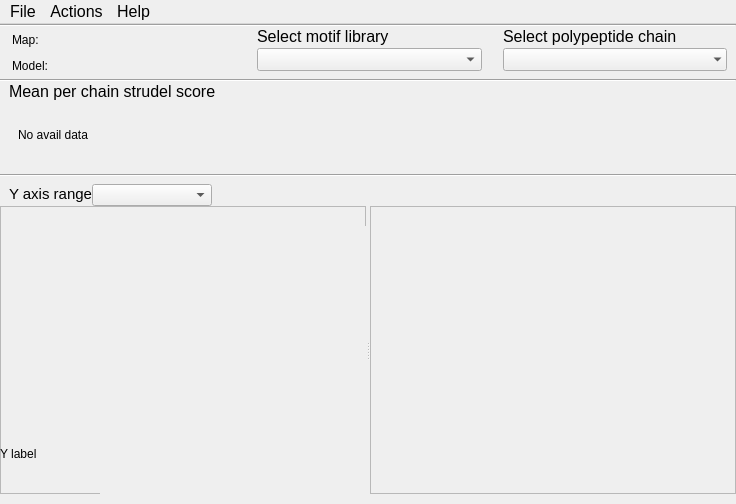
<?xml version="1.0" encoding="UTF-8"?>
<ui version="4.0">
 <class>MainWindow</class>
 <widget class="QMainWindow" name="MainWindow">
  <property name="enabled">
   <bool>true</bool>
  </property>
  <property name="geometry">
   <rect>
    <x>0</x>
    <y>0</y>
    <width>736</width>
    <height>504</height>
   </rect>
  </property>
  <property name="windowTitle">
   <string>MainWindow</string>
  </property>
  <widget class="QWidget" name="centralwidget">
   <layout class="QVBoxLayout" name="verticalLayout">
    <property name="spacing">
     <number>0</number>
    </property>
    <property name="sizeConstraint">
     <enum>QLayout::SetDefaultConstraint</enum>
    </property>
    <property name="leftMargin">
     <number>0</number>
    </property>
    <property name="topMargin">
     <number>0</number>
    </property>
    <property name="rightMargin">
     <number>0</number>
    </property>
    <property name="bottomMargin">
     <number>10</number>
    </property>
    <item>
     <widget class="Line" name="line1">
      <property name="orientation">
       <enum>Qt::Horizontal</enum>
      </property>
     </widget>
    </item>
    <item>
     <widget class="QWidget" name="selectors_widget" native="true">
      <property name="sizePolicy">
       <sizepolicy hsizetype="Preferred" vsizetype="Fixed">
        <horstretch>0</horstretch>
        <verstretch>0</verstretch>
       </sizepolicy>
      </property>
      <layout class="QHBoxLayout" name="horizontalLayout_3" stretch="1,1,1">
       <property name="spacing">
        <number>0</number>
       </property>
       <property name="leftMargin">
        <number>0</number>
       </property>
       <property name="topMargin">
        <number>0</number>
       </property>
       <property name="rightMargin">
        <number>0</number>
       </property>
       <property name="bottomMargin">
        <number>0</number>
       </property>
       <item>
        <widget class="QFrame" name="files_frame">
         <property name="frameShape">
          <enum>QFrame::NoFrame</enum>
         </property>
         <property name="frameShadow">
          <enum>QFrame::Raised</enum>
         </property>
         <layout class="QGridLayout" name="files_gridLayout" columnstretch="0">
          <property name="leftMargin">
           <number>12</number>
          </property>
          <property name="topMargin">
           <number>0</number>
          </property>
          <property name="bottomMargin">
           <number>0</number>
          </property>
          <property name="verticalSpacing">
           <number>0</number>
          </property>
          <item row="0" column="0">
           <widget class="QLabel" name="map_label">
            <property name="text">
             <string>Map:</string>
            </property>
           </widget>
          </item>
          <item row="1" column="0">
           <widget class="QLabel" name="model_label">
            <property name="text">
             <string>Model:</string>
            </property>
           </widget>
          </item>
         </layout>
        </widget>
       </item>
       <item>
        <widget class="QWidget" name="lib_select_widget" native="true">
         <property name="maximumSize">
          <size>
           <width>40000</width>
           <height>16777215</height>
          </size>
         </property>
         <layout class="QVBoxLayout" name="verticalLayout_3">
          <property name="spacing">
           <number>0</number>
          </property>
          <property name="leftMargin">
           <number>12</number>
          </property>
          <property name="topMargin">
           <number>0</number>
          </property>
          <property name="bottomMargin">
           <number>8</number>
          </property>
          <item>
           <widget class="QLabel" name="lib_label">
            <property name="font">
             <font>
              <pointsize>12</pointsize>
             </font>
            </property>
            <property name="styleSheet">
             <string notr="true"/>
            </property>
            <property name="text">
             <string>Select motif library</string>
            </property>
           </widget>
          </item>
          <item>
           <widget class="QComboBox" name="lib_comboBox">
            <property name="font">
             <font>
              <pointsize>12</pointsize>
             </font>
            </property>
            <property name="styleSheet">
             <string notr="true">padding: 0px; padding-left: 10px; margin-top: 2px;</string>
            </property>
            <property name="frame">
             <bool>true</bool>
            </property>
           </widget>
          </item>
         </layout>
        </widget>
       </item>
       <item>
        <widget class="QWidget" name="chain_select_widget" native="true">
         <property name="maximumSize">
          <size>
           <width>40000</width>
           <height>16777215</height>
          </size>
         </property>
         <layout class="QVBoxLayout" name="verticalLayout_4">
          <property name="spacing">
           <number>0</number>
          </property>
          <property name="leftMargin">
           <number>12</number>
          </property>
          <property name="topMargin">
           <number>0</number>
          </property>
          <property name="bottomMargin">
           <number>8</number>
          </property>
          <item>
           <widget class="QLabel" name="chain_label">
            <property name="font">
             <font>
              <pointsize>12</pointsize>
             </font>
            </property>
            <property name="text">
             <string>Select polypeptide chain</string>
            </property>
           </widget>
          </item>
          <item>
           <widget class="QComboBox" name="chain_comboBox">
            <property name="font">
             <font>
              <pointsize>12</pointsize>
             </font>
            </property>
            <property name="styleSheet">
             <string notr="true">padding: 0px; padding-left: 10px; margin-top: 2px;</string>
            </property>
            <property name="frame">
             <bool>false</bool>
            </property>
           </widget>
          </item>
         </layout>
        </widget>
       </item>
      </layout>
     </widget>
    </item>
    <item>
     <widget class="Line" name="line2">
      <property name="orientation">
       <enum>Qt::Horizontal</enum>
      </property>
     </widget>
    </item>
    <item>
     <widget class="QWidget" name="mean_score_main_widget" native="true">
      <property name="sizePolicy">
       <sizepolicy hsizetype="Preferred" vsizetype="Fixed">
        <horstretch>0</horstretch>
        <verstretch>0</verstretch>
       </sizepolicy>
      </property>
      <layout class="QVBoxLayout" name="verticalLayout_5">
       <property name="spacing">
        <number>0</number>
       </property>
       <property name="topMargin">
        <number>0</number>
       </property>
       <property name="bottomMargin">
        <number>5</number>
       </property>
       <item>
        <widget class="QLabel" name="mean_score_label">
         <property name="sizePolicy">
          <sizepolicy hsizetype="Preferred" vsizetype="Minimum">
           <horstretch>0</horstretch>
           <verstretch>0</verstretch>
          </sizepolicy>
         </property>
         <property name="font">
          <font>
           <pointsize>12</pointsize>
          </font>
         </property>
         <property name="text">
          <string>Mean per chain strudel score</string>
         </property>
        </widget>
       </item>
       <item>
        <widget class="QScrollArea" name="mean_score_scrollArea">
         <property name="frameShape">
          <enum>QFrame::NoFrame</enum>
         </property>
         <property name="widgetResizable">
          <bool>true</bool>
         </property>
         <widget class="QWidget" name="scrollAreaWidgetContents_2">
          <property name="geometry">
           <rect>
            <x>0</x>
            <y>0</y>
            <width>712</width>
            <height>76</height>
           </rect>
          </property>
          <layout class="QGridLayout" name="mean_score_gridLayout">
           <item row="0" column="0">
            <widget class="QLabel" name="label_3">
             <property name="text">
              <string>No avail data</string>
             </property>
            </widget>
           </item>
          </layout>
         </widget>
        </widget>
       </item>
      </layout>
     </widget>
    </item>
    <item>
     <widget class="Line" name="line3">
      <property name="orientation">
       <enum>Qt::Horizontal</enum>
      </property>
     </widget>
    </item>
    <item>
     <widget class="QWidget" name="y_axis_range_widget" native="true">
      <property name="sizePolicy">
       <sizepolicy hsizetype="Maximum" vsizetype="Maximum">
        <horstretch>0</horstretch>
        <verstretch>0</verstretch>
       </sizepolicy>
      </property>
      <layout class="QHBoxLayout" name="horizontalLayout_2">
       <property name="spacing">
        <number>0</number>
       </property>
       <property name="topMargin">
        <number>0</number>
       </property>
       <property name="bottomMargin">
        <number>0</number>
       </property>
       <item>
        <layout class="QHBoxLayout" name="horizontalLayout">
         <property name="spacing">
          <number>0</number>
         </property>
         <property name="topMargin">
          <number>5</number>
         </property>
         <item>
          <widget class="QLabel" name="y_axis_range_label">
           <property name="font">
            <font>
             <pointsize>11</pointsize>
            </font>
           </property>
           <property name="text">
            <string>Y axis range</string>
           </property>
          </widget>
         </item>
         <item>
          <widget class="QComboBox" name="y_axis_range_comboBox">
           <property name="minimumSize">
            <size>
             <width>120</width>
             <height>0</height>
            </size>
           </property>
           <property name="maximumSize">
            <size>
             <width>16777215</width>
             <height>1666666</height>
            </size>
           </property>
           <property name="font">
            <font>
             <pointsize>11</pointsize>
             <kerning>true</kerning>
            </font>
           </property>
           <property name="styleSheet">
            <string notr="true">padding: 0px; padding-left: 10px; margin-top: 2px;</string>
           </property>
          </widget>
         </item>
        </layout>
       </item>
      </layout>
     </widget>
    </item>
    <item>
     <widget class="QSplitter" name="plots_splitter">
      <property name="orientation">
       <enum>Qt::Horizontal</enum>
      </property>
      <widget class="QFrame" name="left_plot_frame">
       <property name="sizePolicy">
        <sizepolicy hsizetype="Maximum" vsizetype="Preferred">
         <horstretch>0</horstretch>
         <verstretch>0</verstretch>
        </sizepolicy>
       </property>
       <property name="frameShape">
        <enum>QFrame::StyledPanel</enum>
       </property>
       <widget class="QScrollArea" name="lef_plot_scrollArea">
        <property name="geometry">
         <rect>
          <x>100</x>
          <y>20</y>
          <width>691</width>
          <height>681</height>
         </rect>
        </property>
        <property name="sizePolicy">
         <sizepolicy hsizetype="Expanding" vsizetype="Expanding">
          <horstretch>0</horstretch>
          <verstretch>0</verstretch>
         </sizepolicy>
        </property>
        <property name="frameShape">
         <enum>QFrame::NoFrame</enum>
        </property>
        <property name="lineWidth">
         <number>0</number>
        </property>
        <property name="widgetResizable">
         <bool>true</bool>
        </property>
        <widget class="QWidget" name="scrollAreaWidgetContents">
         <property name="geometry">
          <rect>
           <x>0</x>
           <y>0</y>
           <width>691</width>
           <height>681</height>
          </rect>
         </property>
         <layout class="QVBoxLayout" name="left_plot_scrollarea_verticalLayout">
          <property name="spacing">
           <number>0</number>
          </property>
          <property name="leftMargin">
           <number>0</number>
          </property>
          <property name="topMargin">
           <number>0</number>
          </property>
          <property name="rightMargin">
           <number>0</number>
          </property>
          <property name="bottomMargin">
           <number>0</number>
          </property>
          <item>
           <widget class="QLabel" name="label">
            <property name="text">
             <string/>
            </property>
           </widget>
          </item>
         </layout>
        </widget>
       </widget>
       <widget class="QLabel" name="y_left_plot_label">
        <property name="geometry">
         <rect>
          <x>0</x>
          <y>240</y>
          <width>41</width>
          <height>16</height>
         </rect>
        </property>
        <property name="sizePolicy">
         <sizepolicy hsizetype="Fixed" vsizetype="Preferred">
          <horstretch>1</horstretch>
          <verstretch>1</verstretch>
         </sizepolicy>
        </property>
        <property name="text">
         <string>Y label</string>
        </property>
       </widget>
       <widget class="QLabel" name="x_left_plot_label">
        <property name="geometry">
         <rect>
          <x>280</x>
          <y>720</y>
          <width>42</width>
          <height>16</height>
         </rect>
        </property>
        <property name="sizePolicy">
         <sizepolicy hsizetype="Expanding" vsizetype="Expanding">
          <horstretch>1</horstretch>
          <verstretch>0</verstretch>
         </sizepolicy>
        </property>
        <property name="frameShape">
         <enum>QFrame::NoFrame</enum>
        </property>
        <property name="text">
         <string>X label</string>
        </property>
       </widget>
      </widget>
      <widget class="QFrame" name="right_plot_frame">
       <property name="sizePolicy">
        <sizepolicy hsizetype="Maximum" vsizetype="Preferred">
         <horstretch>0</horstretch>
         <verstretch>0</verstretch>
        </sizepolicy>
       </property>
       <property name="frameShape">
        <enum>QFrame::StyledPanel</enum>
       </property>
       <widget class="QPushButton" name="right_plot_pushButton">
        <property name="enabled">
         <bool>true</bool>
        </property>
        <property name="geometry">
         <rect>
          <x>50</x>
          <y>740</y>
          <width>191</width>
          <height>32</height>
         </rect>
        </property>
        <property name="text">
         <string>Show</string>
        </property>
       </widget>
      </widget>
     </widget>
    </item>
   </layout>
  </widget>
  <widget class="QMenuBar" name="menubar">
   <property name="geometry">
    <rect>
     <x>0</x>
     <y>0</y>
     <width>736</width>
     <height>22</height>
    </rect>
   </property>
   <property name="font">
    <font>
     <pointsize>12</pointsize>
    </font>
   </property>
   <widget class="QMenu" name="menuFile">
    <property name="title">
     <string>File</string>
    </property>
    <addaction name="actionOpen_Project"/>
    <addaction name="separator"/>
    <addaction name="actionSet_motif_library"/>
   </widget>
   <widget class="QMenu" name="menuHelp">
    <property name="font">
     <font>
      <pointsize>12</pointsize>
     </font>
    </property>
    <property name="title">
     <string>Help</string>
    </property>
   </widget>
   <widget class="QMenu" name="menuActions">
    <property name="title">
     <string>Actions</string>
    </property>
    <addaction name="actionChop_residue"/>
    <addaction name="actionChop_residue_environement_sensitive"/>
    <addaction name="actionLoad_rotamers"/>
    <addaction name="actionClear_rotamers"/>
   </widget>
   <addaction name="menuFile"/>
   <addaction name="menuActions"/>
   <addaction name="menuHelp"/>
  </widget>
  <widget class="QStatusBar" name="statusbar">
   <property name="enabled">
    <bool>false</bool>
   </property>
   <property name="sizePolicy">
    <sizepolicy hsizetype="Fixed" vsizetype="Fixed">
     <horstretch>0</horstretch>
     <verstretch>0</verstretch>
    </sizepolicy>
   </property>
   <property name="maximumSize">
    <size>
     <width>16777215</width>
     <height>0</height>
    </size>
   </property>
   <property name="sizeGripEnabled">
    <bool>true</bool>
   </property>
  </widget>
  <action name="actionOpen_Project">
   <property name="text">
    <string>Open Project</string>
   </property>
   <property name="font">
    <font>
     <pointsize>12</pointsize>
    </font>
   </property>
  </action>
  <action name="actionSet_motif_library">
   <property name="text">
    <string>Set Motif Library</string>
   </property>
   <property name="font">
    <font>
     <pointsize>12</pointsize>
    </font>
   </property>
  </action>
  <action name="actionChop_residue">
   <property name="text">
    <string>Chop residue</string>
   </property>
   <property name="font">
    <font>
     <pointsize>12</pointsize>
    </font>
   </property>
  </action>
  <action name="actionChop_residue_environement_sensitive">
   <property name="text">
    <string>Chop residue environement sensitive</string>
   </property>
   <property name="font">
    <font>
     <pointsize>12</pointsize>
    </font>
   </property>
  </action>
  <action name="actionLoad_rotamers">
   <property name="text">
    <string>Load rotamers</string>
   </property>
   <property name="font">
    <font>
     <pointsize>12</pointsize>
    </font>
   </property>
  </action>
  <action name="actionClear_rotamers">
   <property name="text">
    <string>Clear rotamers</string>
   </property>
   <property name="font">
    <font>
     <pointsize>12</pointsize>
    </font>
   </property>
  </action>
 </widget>
 <resources/>
 <connections/>
</ui>
